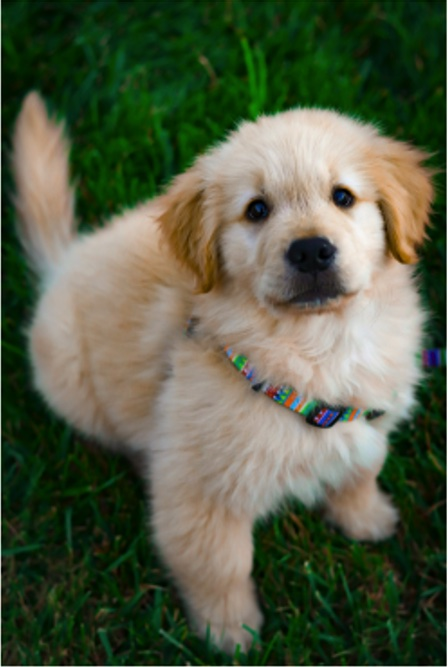
#> input picture AI 모델 학습을 위한 데이터 정제 및 피처엔지니어링/OpenCV_Excersize ver4(새싹)/Ch.03/dog.jpg, 448 x 667 px, found by its file name
$ python 3-5.py
#> lines starting #> are read from the running program, lines starting #| are printed output that depends on the picture
import cv2 as cv

# 이미지 불러오기 (흑백)
img = cv.imread('Ch.03/dog.jpg', cv.IMREAD_GRAYSCALE)
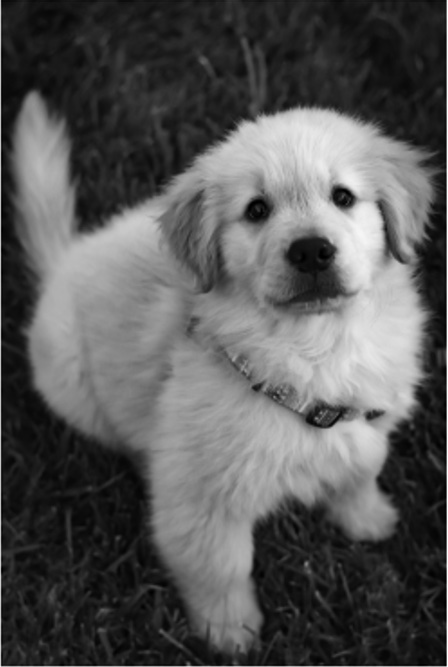
#> img: shape (667, 448); min 0, max 255, mean 87

# 히스토그램 평활화
equalized = cv.equalizeHist(img)
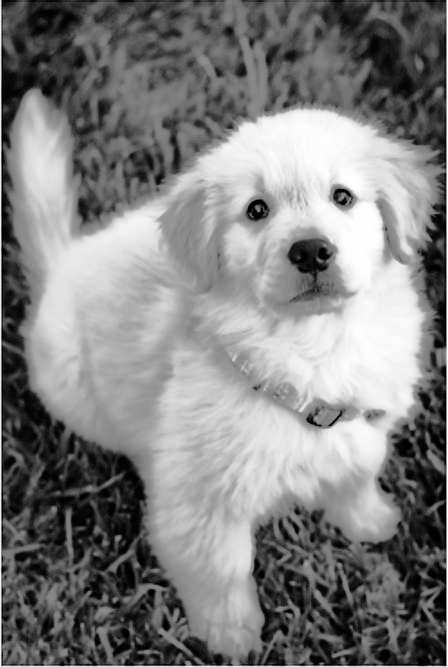
#> equalized: shape (667, 448); min 0, max 255, mean 128.6

# 결과 디스플레이
cv.imshow('Original Image', img)
cv.imshow('Histogram Equalized Image', equalized)

# 아무 키나 누르면 종료
cv.waitKey(0)
cv.destroyAllWindows()

$ run again, with AI 모델 학습을 위한 데이터 정제 및 피처엔지니어링/OpenCV_Excersize ver4(새싹)/Ch.03/girl.jpg copied over AI 모델 학습을 위한 데이터 정제 및 피처엔지니어링/OpenCV_Excersize ver4(새싹)/Ch.03/dog.jpg
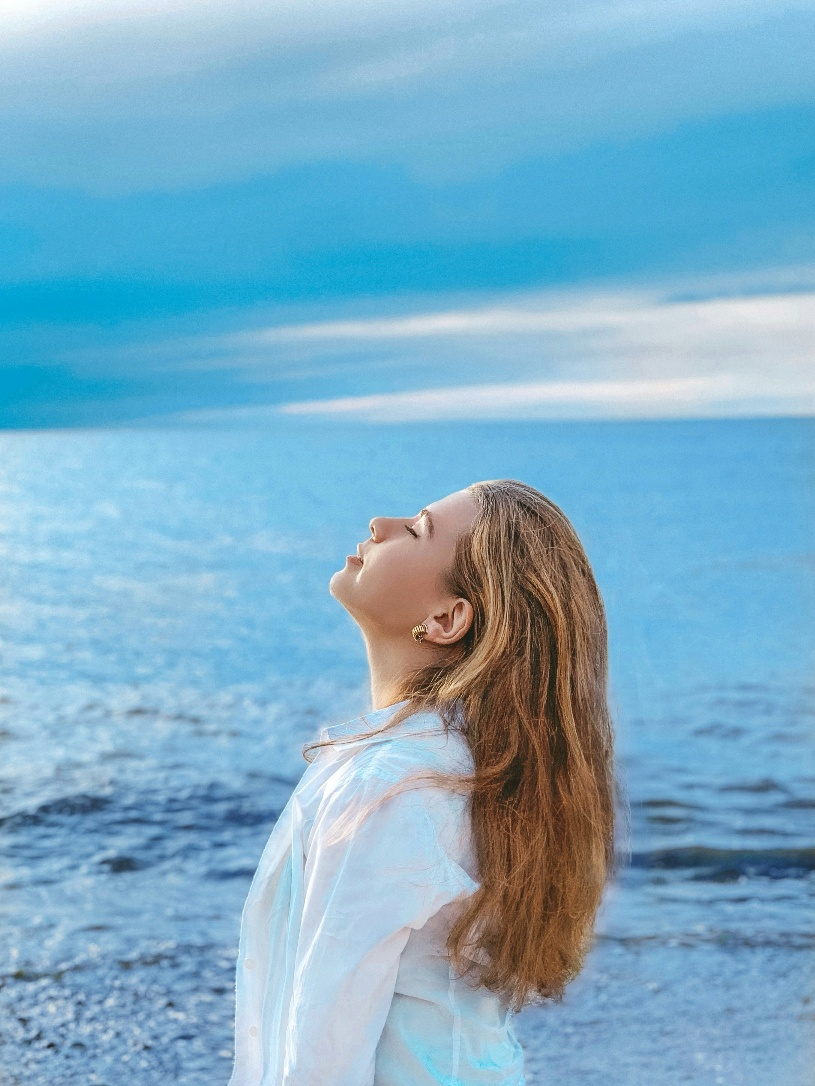
#> input picture AI 모델 학습을 위한 데이터 정제 및 피처엔지니어링/OpenCV_Excersize ver4(새싹)/Ch.03/girl.jpg, 815 x 1086 px, found by its file name
#> `img = cv.imread('Ch.03/dog.jpg', cv.IMREAD_GRAYSCALE)`:
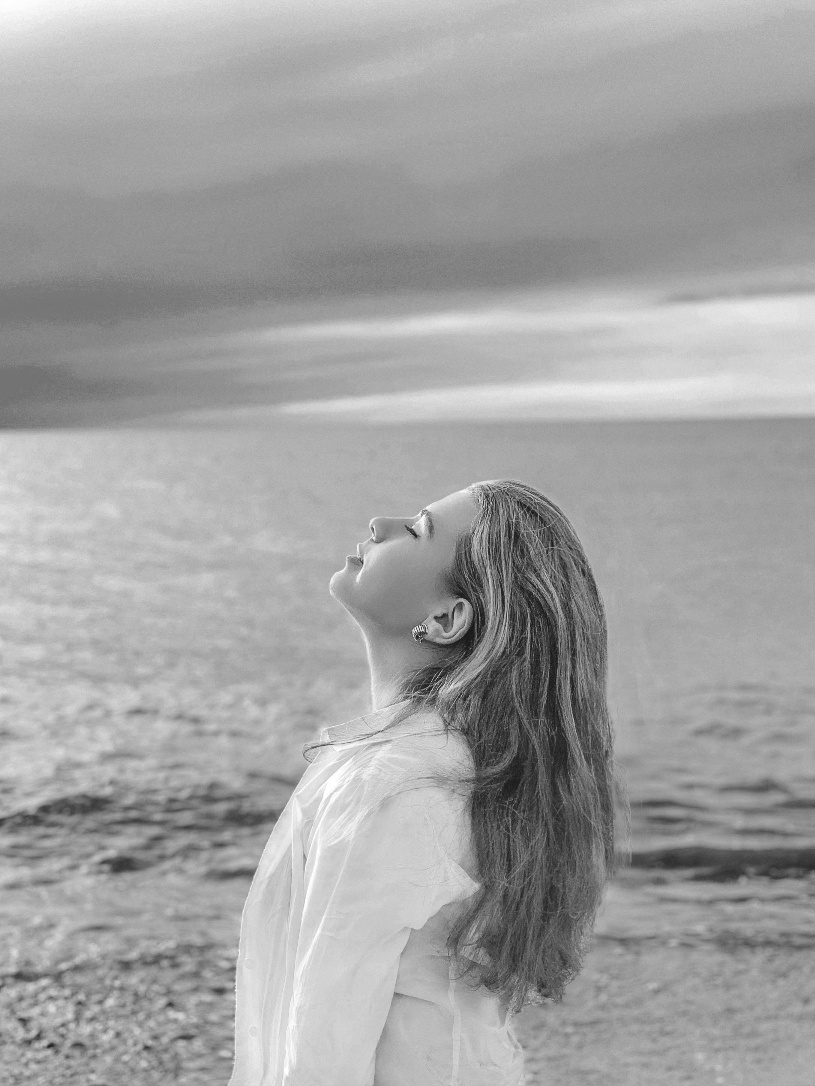
#> img: shape (1086, 815); min 20, max 255, mean 161.8
#> `equalized = cv.equalizeHist(img)`:
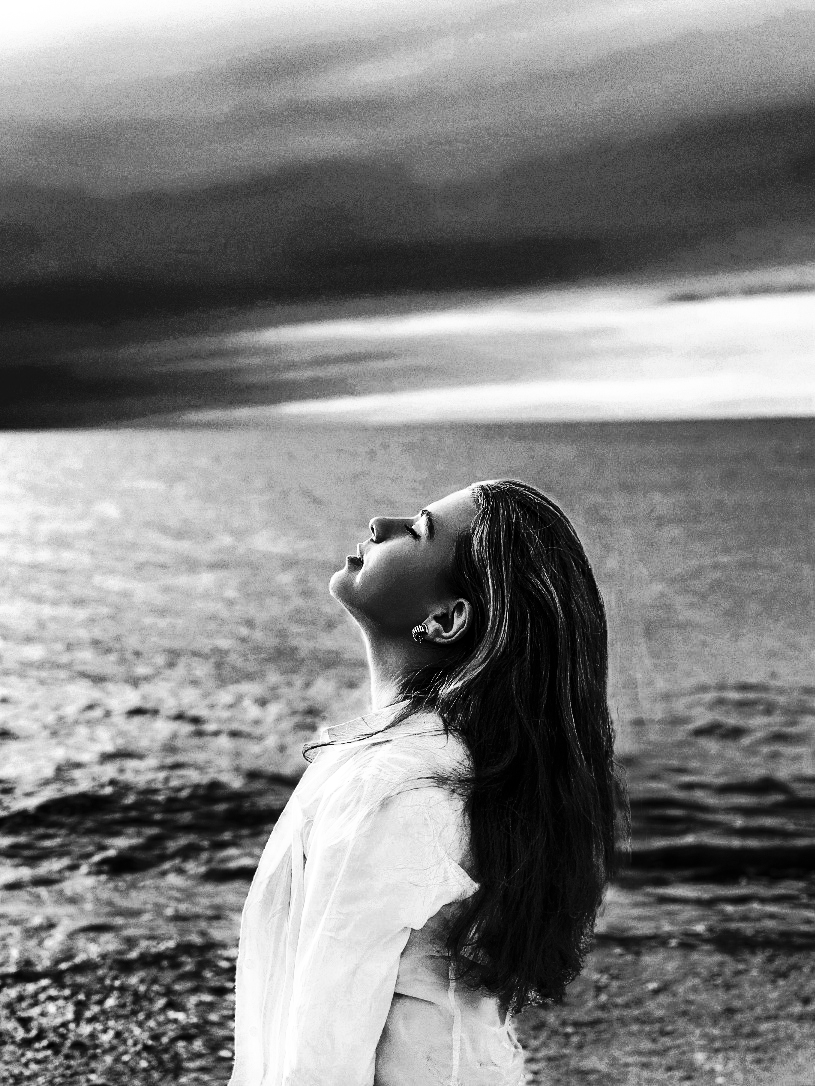
#> equalized: shape (1086, 815); min 0, max 255, mean 128.8
